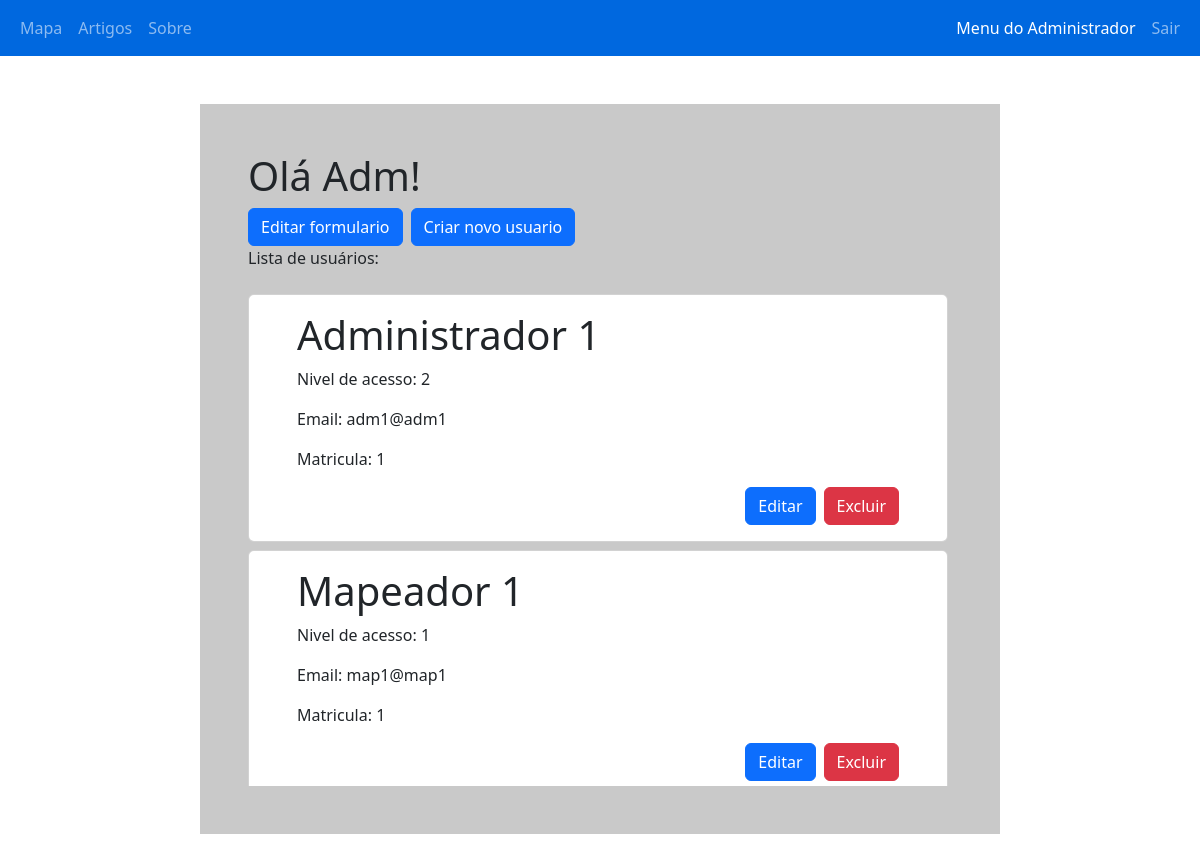
The page /php/menuadministrador.php (signed in) on the database as committed earlier.
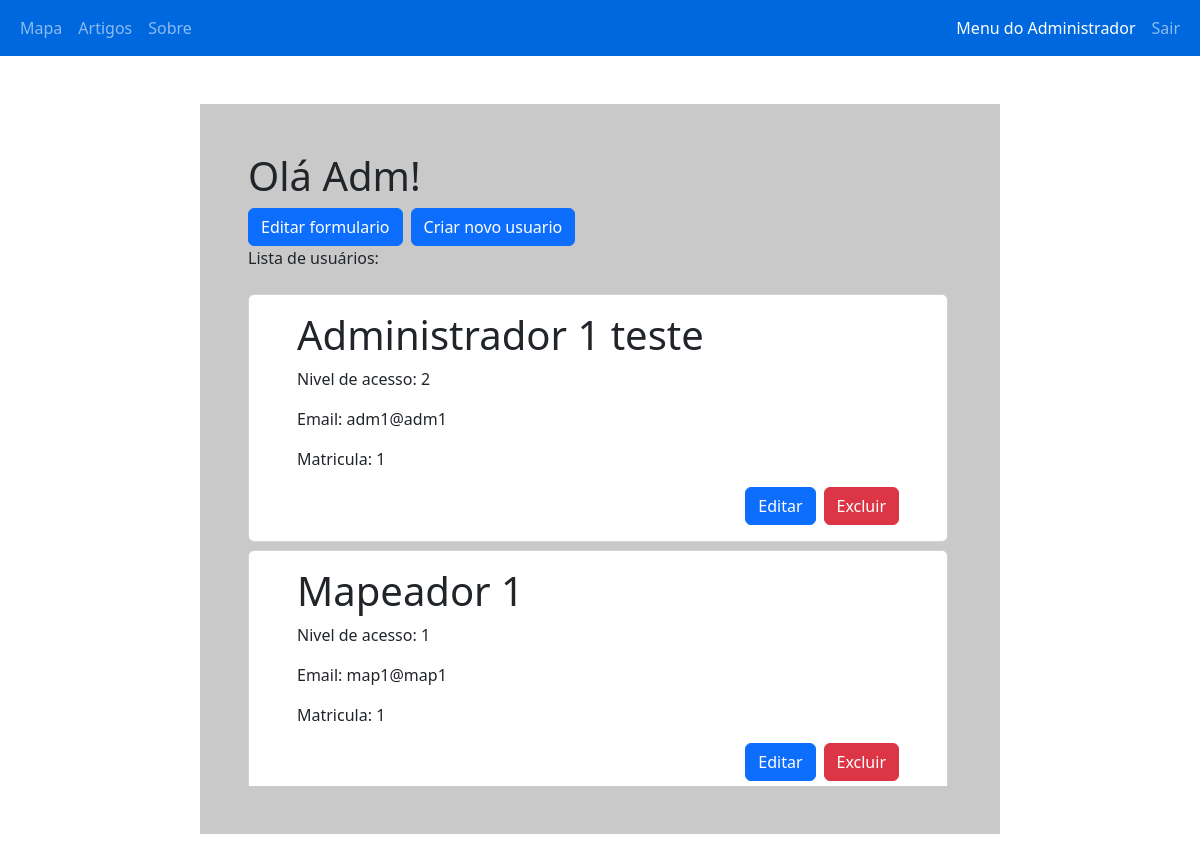
The same page on the database as committed later.
### tables this page shows
CREATE TABLE `usuario` (
  `email` varchar(150) NOT NULL,
  `senha` varchar(150) NOT NULL,
  `matricula` varchar(20) NOT NULL,
  `nome` varchar(50) NOT NULL,
  `nivel` int NOT NULL,
  `idUsuario` int NOT NULL AUTO_INCREMENT,
  PRIMARY KEY (`idUsuario`)
);

### php/session.php (called while the page is built, shortened)
<?php
    $idUsuarioS = $_SESSION['idUsuario'];
    $nomeUsuario = $_SESSION['nomeUsuario'];
?>

### php/menuadministrador.php (the view, shortened to what this page needs)
<?php
    include_once "link.php";
    include_once "session.php";
        ?>
        <?php
    $query = mysqli_query($link,"SELECT * FROM USUARIO WHERE idUsuario != $idUsuarioS");
?>
<!DOCTYPE html>
<html lang="pt-br">
<head>
    <link rel="stylesheet" href="../style/style.css">
    <link href="https://cdn.jsdelivr.net/npm/bootstrap@5.2.2/dist/css/bootstrap.min.css" rel="stylesheet">
    <link rel="stylesheet" href="https://cdn.jsdelivr.net/npm/bootstrap-icons@1.3.0/font/bootstrap-icons.css">
</head>
<body>
    <nav class="navbar navbar-expand dblue navbar-dark">
        <div class="container-fluid">
            <ul class="navbar-nav">
                <li class="nav-item">
                    <a class="nav-link" href="index.php">Mapa</a>
                </li>
                <li class="nav-item">
                    <a class="nav-link" href="artigos.php">Artigos</a>
                </li>
                <li class="nav-item">
                    <a class="nav-link" href="sobre.php">Sobre</a>
                </li>
            </ul>
            <ul class="navbar-nav justify-content-end">
                <li class='nav-item'>
                    <a class='nav-link active' href='menuadministrador.php'> Menu do Administrador</a>
                </li>
                <li class='nav-item'>
                    <a class='nav-link' href='sair.php'> Sair </a>
                </li>
            </ul>
        </div>
    </nav>
    <div class="row m-0">
        <div class="col-8 container gray p-5 my-5">
            <h1>Olá <?php echo $nomeUsuario ?>!</h1>
            <div class="d-flex">
                <a class="btn btn-primary me-2" href="editarformulario.php">Editar formulario</a>
                <a class="btn btn-primary" href="criarusuario.php">Criar novo usuario</a>
            </div>
            <p>Lista de usuários:</p>
            <div class="overflow-auto pe-1" style="height: 500px;">
            <?php
                if(mysqli_num_rows($query) < 0){
                    ?>
                    </div>
                    <h2>Não há usuarios registrados</h2>
                    <?php
                }else{
                    while($row = mysqli_fetch_assoc($query)){
                        $nome = $row['nome'];
                        $email = $row['email'];
                        $matricula = $row['matricula'];
                        $nivel = $row['nivel'];
                        ?>
                        <div class="card mt-2 py-3 px-5">
                            <h1> <?php echo $nome ?> </h1>
                            <p>Nivel de acesso: <?php echo $nivel ?> </p>
                            <p>Email: <?php echo $email ?> </p>
                        <?php
                            if($matricula != null){ ?>
                                <p>Matricula: <?php echo $matricula ?> </p>
                        <?php
                            }
                        ?>
                            <div class='d-flex justify-content-end'>
                                <form action="editarusuario.php" method="get" class='me-2'>
                                    <button type="submit" class="btn btn-primary">Editar</button>
                                </form>
                                <form action="excluirusuario.php" method="post">
                                    <button type="submit" class="btn btn-danger" onclick="return confirm('Você deseja excluir este usuario?');">Excluir</button>
                                </form>
                            </div>
                        </div>
                        <?php
                    }
                }
            ?>
            </div>
        </div>
    </div>
</body>

Rows that differ between the two databases and show on the page:
changed usuario "adm1@adm1": nome "Administrador 1" → "Administrador 1 teste"
